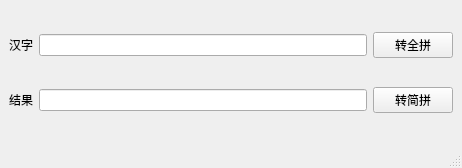
<?xml version="1.0" encoding="UTF-8"?>
<ui version="4.0">
 <class>MainWindow</class>
 <widget class="QMainWindow" name="MainWindow">
  <property name="geometry">
   <rect>
    <x>0</x>
    <y>0</y>
    <width>462</width>
    <height>168</height>
   </rect>
  </property>
  <property name="windowTitle">
   <string>MainWindow</string>
  </property>
  <widget class="QWidget" name="centralwidget">
   <layout class="QGridLayout" name="gridLayout_2">
    <item row="0" column="0">
     <widget class="QWidget" name="widget" native="true">
      <layout class="QGridLayout" name="gridLayout">
       <property name="leftMargin">
        <number>0</number>
       </property>
       <property name="topMargin">
        <number>0</number>
       </property>
       <property name="rightMargin">
        <number>0</number>
       </property>
       <property name="bottomMargin">
        <number>0</number>
       </property>
       <item row="1" column="2">
        <widget class="QPushButton" name="btnJP">
         <property name="text">
          <string>转简拼</string>
         </property>
        </widget>
       </item>
       <item row="0" column="0">
        <widget class="QLabel" name="labChinese">
         <property name="text">
          <string>汉字</string>
         </property>
        </widget>
       </item>
       <item row="0" column="2">
        <widget class="QPushButton" name="btnPY">
         <property name="text">
          <string>转全拼</string>
         </property>
        </widget>
       </item>
       <item row="1" column="1">
        <widget class="QLineEdit" name="txtResult"/>
       </item>
       <item row="1" column="0">
        <widget class="QLabel" name="labResult">
         <property name="text">
          <string>结果</string>
         </property>
        </widget>
       </item>
       <item row="0" column="1">
        <widget class="QLineEdit" name="txtChinese">
         <property name="text">
          <string/>
         </property>
        </widget>
       </item>
      </layout>
     </widget>
    </item>
   </layout>
  </widget>
  <widget class="QMenuBar" name="menubar">
   <property name="geometry">
    <rect>
     <x>0</x>
     <y>0</y>
     <width>462</width>
     <height>24</height>
    </rect>
   </property>
  </widget>
  <widget class="QStatusBar" name="statusbar"/>
 </widget>
 <resources/>
 <connections/>
</ui>
